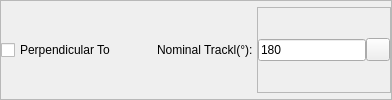
           <widget class="QFrame" name="framePerpendicularToTAOA">
            <property name="sizePolicy">
             <sizepolicy hsizetype="Preferred" vsizetype="Fixed">
              <horstretch>0</horstretch>
              <verstretch>0</verstretch>
             </sizepolicy>
            </property>
            <property name="frameShape">
             <enum>QFrame::StyledPanel</enum>
            </property>
            <property name="frameShadow">
             <enum>QFrame::Raised</enum>
            </property>
            <layout class="QHBoxLayout" name="horizontalLayout_PerpendicularToTAOA">
             <property name="leftMargin">
              <number>0</number>
             </property>
             <property name="topMargin">
              <number>6</number>
             </property>
             <property name="rightMargin">
              <number>0</number>
             </property>
             <property name="bottomMargin">
              <number>6</number>
             </property>
             <item>
              <widget class="QCheckBox" name="chbPerpendicularToTAOA">
               <property name="minimumSize">
                <size>
                 <width>150</width>
                 <height>0</height>
                </size>
               </property>
               <property name="maximumSize">
                <size>
                 <width>150</width>
                 <height>16777215</height>
                </size>
               </property>
               <property name="font">
                <font>
                 <weight>50</weight>
                 <bold>false</bold>
                </font>
               </property>
               <property name="text">
                <string>Perpendicular To</string>
               </property>
              </widget>
             </item>
             <item>
              <widget class="QFrame" name="frameNominalTrackTAOA">
               <property name="frameShape">
                <enum>QFrame::NoFrame</enum>
               </property>
               <property name="frameShadow">
                <enum>QFrame::Raised</enum>
               </property>
               <layout class="QHBoxLayout" name="horizontalLayout_NominalTrackTAOA">
                <property name="spacing">
                 <number>0</number>
                </property>
                <property name="margin">
                 <number>0</number>
                </property>
                <item>
                 <widget class="QLabel" name="label_NominalTrack_3">
                  <property name="minimumSize">
                   <size>
                    <width>100</width>
                    <height>0</height>
                   </size>
                  </property>
                  <property name="maximumSize">
                   <size>
                    <width>100</width>
                    <height>16777215</height>
                   </size>
                  </property>
                  <property name="font">
                   <font>
                    <weight>50</weight>
                    <bold>false</bold>
                   </font>
                  </property>
                  <property name="text">
                   <string>Nominal Trackl(°):</string>
                  </property>
                 </widget>
                </item>
                <item>
                 <widget class="QFrame" name="frameINominalTrackBtnTAOA">
                  <property name="frameShape">
                   <enum>QFrame::StyledPanel</enum>
                  </property>
                  <property name="frameShadow">
                   <enum>QFrame::Raised</enum>
                  </property>
                  <layout class="QHBoxLayout" name="horizontalLayout_NominalTrackBtnTAOA">
                   <property name="spacing">
                    <number>0</number>
                   </property>
                   <property name="margin">
                    <number>0</number>
                   </property>
                   <item>
                    <widget class="QLineEdit" name="txtNominalTrackTAOA">
                     <property name="enabled">
                      <bool>true</bool>
                     </property>
                     <property name="sizePolicy">
                      <sizepolicy hsizetype="Expanding" vsizetype="Fixed">
                       <horstretch>0</horstretch>
                       <verstretch>0</verstretch>
                      </sizepolicy>
                     </property>
                     <property name="font">
                      <font>
                       <weight>50</weight>
                       <bold>false</bold>
                      </font>
                     </property>
                     <property name="text">
                      <string>180</string>
                     </property>
                    </widget>
                   </item>
                   <item>
                    <widget class="QToolButton" name="btnCaptureNominalTrackTAOA">
                     <property name="text">
                      <string/>
                     </property>
                     <property name="icon">
                      <iconset>
                       <normaloff>:/gnss_item/coordinate_capture.png</normaloff>:/gnss_item/coordinate_capture.png</iconset>
                     </property>
                    </widget>
                   </item>
                  </layout>
                 </widget>
                </item>
               </layout>
              </widget>
             </item>
            </layout>
           </widget>
